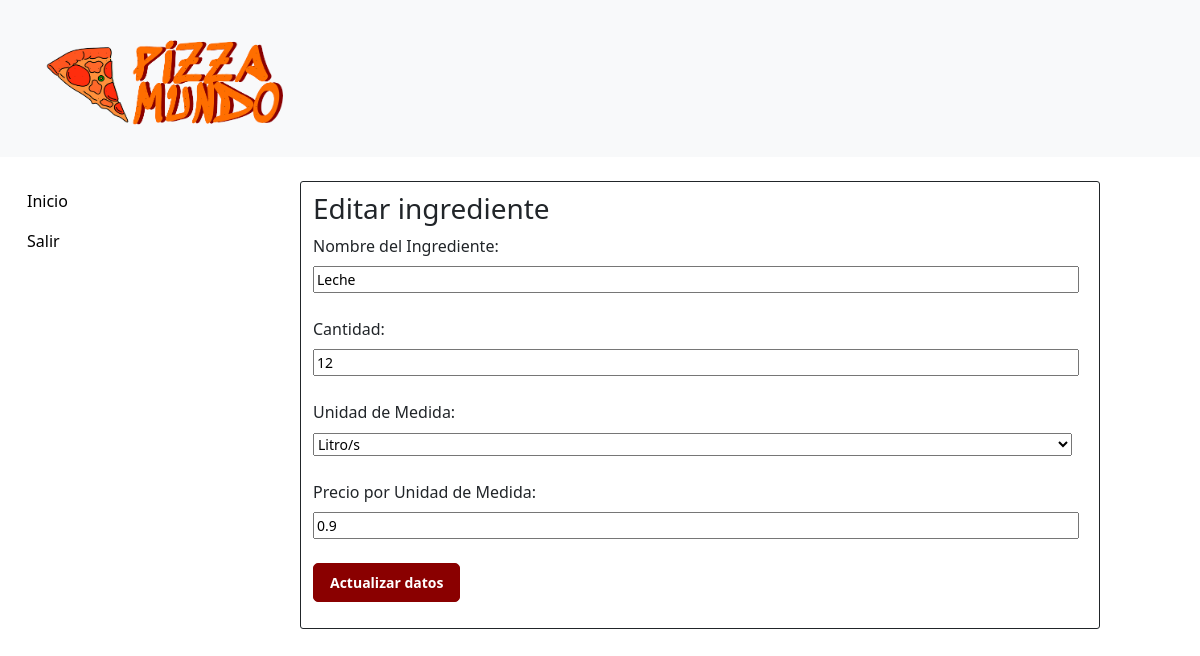
The app's page /html/Bodega/editar_ingrediente.php?editid=2 with its own data.
### tables this page shows
CREATE TABLE `tblingredientes` (
  `ID` int(10) NOT NULL,
  `Descripcion` varchar(200) DEFAULT NULL,
  `Cantidad` int(10) NOT NULL,
  `Unidad` varchar(200) DEFAULT NULL,
  `Precio` float DEFAULT NULL,
  `FechaIngreso` datetime NOT NULL DEFAULT CURRENT_TIMESTAMP,
  `Active` text NOT NULL
);

### html/Bodega/editar_ingrediente.php (the view, shortened to what this page needs)
<?php
include('../dbconnection.php');
?>
<!doctype html>
<html>
<head>
	<link rel="stylesheet" href="https://stackpath.bootstrapcdn.com/bootstrap/4.5.0/css/bootstrap.min.css">
	<link rel="stylesheet" href="https://maxcdn.bootstrapcdn.com/font-awesome/4.7.0/css/font-awesome.min.css">
	<link rel="stylesheet" href="../../css/estiloIndex.css">
	<link href="../../css/estilo_inicio_administrador.css" rel="stylesheet" type="text/css">
	<link href="https://cdn.jsdelivr.net/npm/bootstrap@5.3.0/dist/css/bootstrap.min.css" rel="stylesheet"
>
</head>
<body>
	<header>
		<nav class="navbar bg-body-tertiary mb-4">
			<div class="container-fluid">
				<a class="navbar-brand" href="inicio_administrador.html">
					<img src="../../img/logo-icon-both.png" alt="Logo" width="300px" height="130px"
						class="d-inline-block align-text-top">
				</a>
			</div>
		</nav>
	</header>
	<div class="container-fluid">
		<div class="row">
			<div class="col-sm-12 col-md-12 col-lg-3 col-xl-3 ">
				<nav>
					<ul class="nav flex-column">
						<li class="nav-item">
							<a href="index.php">Inicio</a>
						</li>
						<li class="nav-item">
							<a href="../cerrar_sesion.php">Salir</a>
						</li>
					</ul>
				</nav>
			</div>
			<div class="col col-sm-12 col-md-12 col-lg-8 col-xl-8 m-0">
				<h3>Editar ingrediente</h3>
				<div id="ingredientsContainer">
					<form action="" method="POST">
						<?php
						$eid = $_GET['editid'];
						$ret = mysqli_query($con, "select * from tblingredientes where ID='$eid'");
						while ($row = mysqli_fetch_array($ret)) {
							?>
							<div class="form-group">
								<label for="nombre">Nombre del Ingrediente:</label>
								<input type="text" id="nombre" name="nombre" value="<?php echo $row['Descripcion']; ?>"
									required><br><br>
								<label for="cantidad">Cantidad:</label>
								<input type="number" id="cantidad" name="cantidad" step="0.01" value="<?php echo $row['Cantidad']; ?>"
									required><br><br>
								<label for="unidad">Unidad de Medida:</label>
								<select id="unidad" name="unidad">
									<?php
									echo '<option value="' . $row['Unidad'] . '" selected >' . $row['Unidad'] . '</option>';
									?>
								</select><br><br>
								<label for="precio">Precio por Unidad de Medida:</label>
								<input type="number" step="0.01" id="precio" name="precio"
									value="<?php echo $row['Precio']; ?>" required><br><br>
								<?php
						} ?>
							<div class="form-group">
								<button type="submit" class="boton perz" name="submit">Actualizar datos</button>
							</div>
					</form>
				</div>
			</div>
		</div>
	</div>
</body>
</html>

### css/estiloIndex.css (style rules this page uses)
body { color: #566787; background: #f5f5f5; font-family: 'Roboto', sans-serif; }

### css/estilo_inicio_administrador.css (style rules this page uses)
body { font-family: 'Averia Serif Libre', cursive; margin: 0; background-color: #e94b01; }
ul { list-style-type: none; margin: 0; padding: 0; background-color: white; }
li a { display: block; padding: 8px 15px; color: #000; text-decoration: none; }
#ingredientsContainer { border: 0px solid; }
#ingredientsContainer input { flex: 1; font-size: 14px; width: 99%; outline: none; }
#ingredientsContainer select { flex: 1; font-size: 14px; width: 98%; outline: none; }
.col { padding: 10px; border: 1px solid; border-radius: 3px; }
.boton { display: inline-block; padding: 8px 16px; font-size: 14px; font-weight: bold; text-decoration: none; border: 1px solid #ccc; border-radius: 5px; cursor: pointer; text-align: center; white-space: nowrap; }
.perz { color: #fff; background-color: #8a0000; border-color: #8a0000; }

### records on screen
tblingredientes: nombre "Leche", cantidad "12", unidad "Litro/s", precio "0.9"
